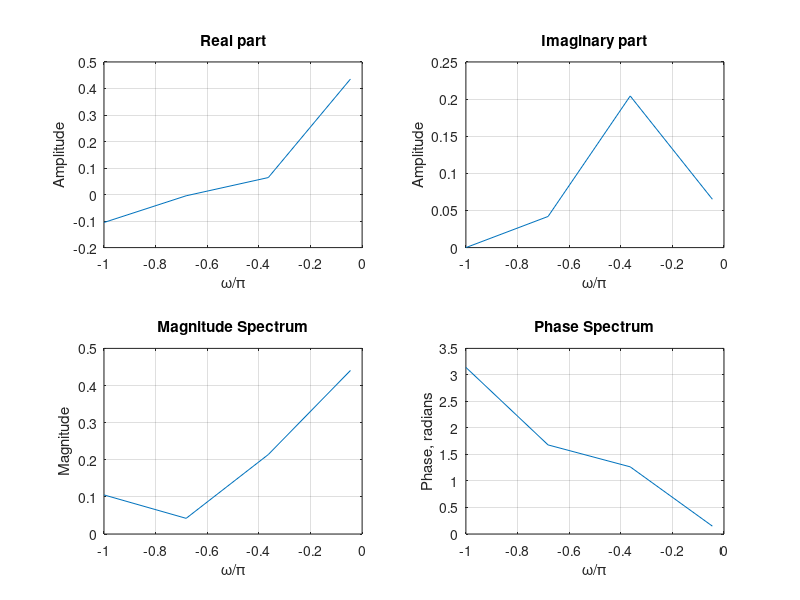

Write MATLAB code to recreate this figure.
num = [2 5 9 5 3];
den = [5 45 2 1 1];

w = -pi:pi/500;pi;
h = freqz(num,den,w);

subplot(2,2,1)
plot(w/pi,real(h));grid
title('Real part')
xlabel('\omega/\pi'); ylabel('Amplitude')
subplot(2,2,2)
plot(w/pi,imag(h));grid
title('Imaginary part')
xlabel('\omega/\pi'); ylabel('Amplitude')
subplot(2,2,3)
plot(w/pi,abs(h));grid
title('Magnitude Spectrum')
xlabel('\omega/\pi'); ylabel('Magnitude')
subplot(2,2,4)
plot(w/pi,angle(h));grid
title('Phase Spectrum')
xlabel('\omega/\pi'); ylabel('Phase, radians')